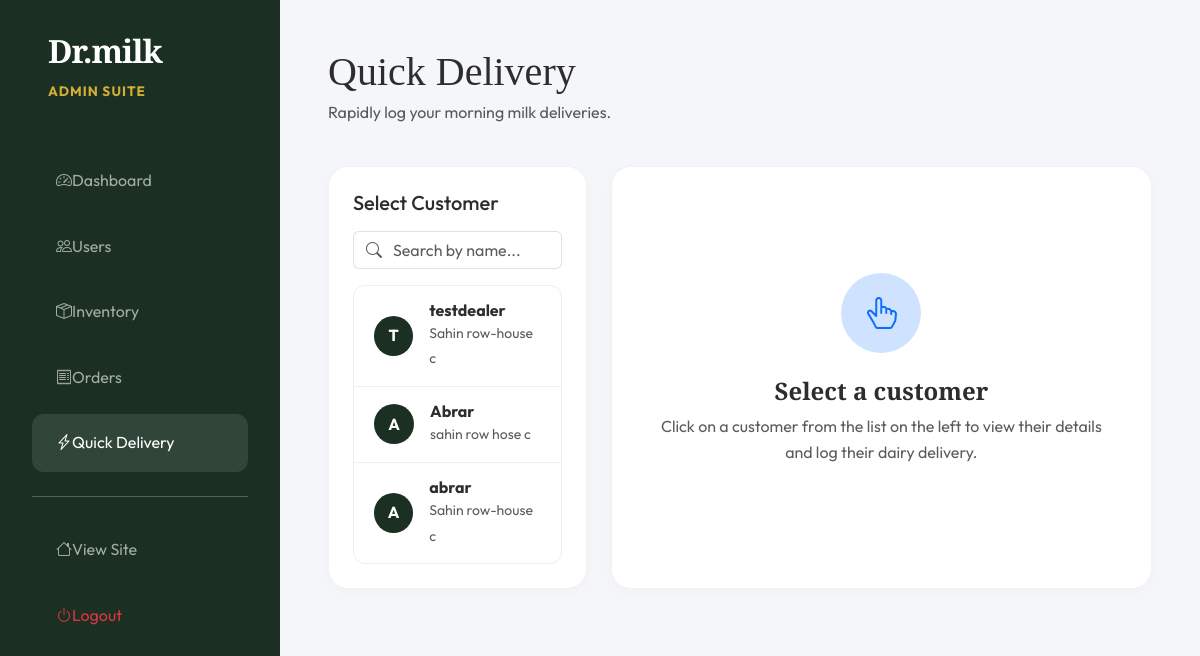
The page /admin/quick_delivery (signed in) on the database its author committed.
### models.py (models this page shows, shortened)
class User(UserMixin, db.Model):
    id = db.Column(db.Integer, primary_key=True)
    username = db.Column(db.String(80), unique=True, nullable=False, index=True)
    email = db.Column(db.String(120), unique=True, nullable=True)
    password_hash = db.Column(db.String(128))
    role = db.Column(db.String(20), default='customer') # 'admin' or 'customer'
    phone = db.Column(db.String(15))
    address = db.Column(db.Text)
    society = db.Column(db.String(100))
    block = db.Column(db.String(50))
    flat_number = db.Column(db.String(50))
    is_active = db.Column(db.Boolean, default=True)
    created_at = db.Column(db.DateTime, default=ist_now, index=True)

### routes/admin_routes.py (the view, shortened to what this page needs)
@admin_bp.route('/admin/quick_delivery', methods=['GET', 'POST'])
@login_required
@admin_required
def admin_quick_delivery():
    users = User.query.filter_by(role='customer', is_active=True).all()
    users_data = {}
    for u in users:
        users_data[u.id] = {
            'username': u.username,
            'name': u.username,
            'address': u.address or '-',
            'society': u.society or '-',
            'block': u.block or '-',
            'flat_number': u.flat_number or '-',
            'phone': u.phone or '-'
        }
    products = Product.query.all()
    products_data = {}
    for p in products:
        variants = []
        for v in p.variants:
            variants.append({'size': v.size, 'price': v.price})
        products_data[p.id] = {
            'name': p.name,
            'category': p.category,
            'variants': variants
        }
    return render_template('admin/quick_delivery.html', users=users, users_data=json.dumps(users_data), products=products, products_data=json.dumps(products_data))

### routes/admin_routes.py (called while the page is built)
def admin_required(f):
    @wraps(f)
    def decorated_function(*args, **kwargs):
        if not current_user.is_authenticated or current_user.role != 'admin':
            return redirect(url_for('admin.admin_login'))
        return f(*args, **kwargs)
    return decorated_function

### routes/user_routes.py (called while the page is built)
@login_manager.user_loader
def load_user(user_id):
    return User.query.get(int(user_id))

### templates/admin/quick_delivery.html (shortened to what this page needs)
<!DOCTYPE html>
<html lang="en">
<head>
    <link href="https://cdn.jsdelivr.net/npm/bootstrap@5.3.0/dist/css/bootstrap.min.css" rel="stylesheet">
    <link rel="stylesheet" href="https://cdn.jsdelivr.net/npm/bootstrap-icons@1.11.0/font/bootstrap-icons.css">
    <link rel="stylesheet" href="{{ url_for('static', filename='css/style.css') }}">
</head>
<body>
    <div class="admin-sidebar">
        <div class="mb-5 px-3">
            <h2 class="brand-logo text-white">Dr.milk</h2>
            <span class="product-category" style="color: var(--accent);">Admin Suite</span>
        </div>
        <nav>
            <a href="{{ url_for('admin.admin_dashboard') }}" class="side-link">
                <i class="bi bi-speedometer2"></i> Dashboard
            </a>
            <a href="{{ url_for('admin.admin_users') }}" class="side-link">
                <i class="bi bi-people"></i> Users
            </a>
            <a href="{{ url_for('admin.admin_products') }}" class="side-link">
                <i class="bi bi-box-seam"></i> Inventory
            </a>
            <a href="{{ url_for('admin.admin_orders') }}" class="side-link">
                <i class="bi bi-receipt"></i> Orders
            </a>
            <a href="{{ url_for('admin.admin_quick_delivery') }}" class="side-link active">
                <i class="bi bi-lightning-charge"></i> Quick Delivery
            </a>
            <hr class="opacity-10 my-4">
            <a href="/" class="side-link">
                <i class="bi bi-house"></i> View Site
            </a>
            <a href="{{ url_for('user.logout') }}" class="side-link text-danger">
                <i class="bi bi-power"></i> Logout
            </a>
        </nav>
    </div>
    <div class="admin-main">
        <div class="d-flex justify-content-between align-items-center mb-4">
            <div>
                <h1 class="display-6 mb-1">Quick Delivery</h1>
                <p class="text-muted">Rapidly log your morning milk deliveries.</p>
            </div>
        </div>
        <div class="row g-4">
            <div class="col-md-5 col-lg-4">
                <div class="glass-card p-4">
                    <h5 class="mb-3">Select Customer</h5>
                    <div class="input-group mb-3">
                        <span class="input-group-text bg-white border-end-0"><i class="bi bi-search text-muted"></i></span>
                        <input type="text" id="userQuery" class="form-control border-start-0 ps-0" placeholder="Search by name..." onkeyup="filterUsers()">
                    </div>
                    <div class="user-list-container" id="userList">
                        {% for user in users %}
                        <div class="user-item d-flex align-items-center gap-3" data-uid="{{ user.id }}" data-uname="{{ user.username|lower }}" onclick="selectUser({{ user.id }})">
                            <div class="user-avatar">
                                {{ user.username[0]|upper }}
                            </div>
                            <div>
                                <h6 class="mb-0 fw-bold">{{ user.username }}</h6>
                                {% if user.society or user.block %}
                                <small class="text-muted">{{ user.society }} {{ user.block }}</small>
                                {% else %}
                                <small class="text-muted">No address info</small>
                                {% endif %}
                            </div>
                        </div>
                        {% endfor %}
                    </div>
                </div>
            </div>
            <div class="col-md-7 col-lg-8" id="emptyPanel">
                <div class="glass-card p-5 text-center h-100 d-flex flex-column align-items-center justify-content-center">
                    <div class="bg-primary-subtle text-primary rounded-circle mb-4" style="width: 80px; height: 80px; display: flex; align-items: center; justify-content: center; font-size: 2rem;">
                        <i class="bi bi-hand-index-thumb"></i>
                    </div>
                    <h4>Select a customer</h4>
                    <p class="text-muted max-w-50 mx-auto">Click on a customer from the list on the left to view their details and log their dairy delivery.</p>
                </div>
            </div>
        </div>
    </div>
</body>
</html>

### static/css/style.css (style rules this page uses)
:root { --primary: #1B3022; --primary-light: #2C4A36; --accent: #D4AF37; --cream: #FDF5E6; --white: #FFFFFF; --text-main: #2D2D2D; --text-muted: #6B7280; --glass-bg: rgba(255, 255, 255, 0.7); --glass-border: rgba(255, 255, 255, 0.3); --border-radius-lg: 24px; --border-radius-sm: 12px; --shadow-soft: 0 10px 30px rgba(0, 0, 0, 0.05); --shadow-premium: 0 20px 50px rgba(27, 48, 34, 0.15); --transition-smooth: all 0.4s cubic-bezier(0.165, 0.84, 0.44, 1); }
* { margin: 0; padding: 0; box-sizing: border-box; }
body { font-family: 'Outfit', sans-serif; color: var(--text-main); background-color: var(--white); line-height: 1.6; overflow-x: hidden; }
h1, h2, h3, h4, .brand-logo { font-family: 'Playfair Display', serif; font-weight: 700; }
.brand-logo { font-size: 2rem; color: var(--primary); text-decoration: none; letter-spacing: -1px; }
.product-category { font-size: 0.85rem; color: var(--accent); text-transform: uppercase; font-weight: 700; margin-bottom: 0.5rem; letter-spacing: 1px; }

### templates/admin/quick_delivery.html (style rules this page uses)
:root { --sidebar-width: 280px; }
body { background-color: #f4f6f9; }
.admin-sidebar { width: var(--sidebar-width); height: 100vh; position: fixed; left: 0; top: 0; background: var(--primary); color: white; padding: 2rem; z-index: 1000; }
.admin-main { margin-left: var(--sidebar-width); padding: 3rem; height: 100vh; overflow-y: auto; }
.side-link { display: flex; align-items: center; padding: 1rem 1.5rem; color: rgba(255, 255, 255, 0.6); text-decoration: none; border-radius: 12px; margin-bottom: 0.5rem; }
.side-link:hover, .side-link.active { background: rgba(255, 255, 255, 0.1); color: white; }
.glass-card { background: white; border-radius: 20px; padding: 2rem; border: 1px solid rgba(0, 0, 0, 0.05); box-shadow: 0 4px 15px rgba(0,0,0,0.02); }
.user-list-container { max-height: 60vh; overflow-y: auto; border: 1px solid #eee; border-radius: 12px; background: #fff; }
.user-item { padding: 15px 20px; border-bottom: 1px solid #eee; cursor: pointer; transition: all 0.2s; }
.user-item:last-child { border-bottom: none; }
.user-avatar { width: 40px; height: 40px; background: var(--primary); color: white; border-radius: 50%; display: flex; align-items: center; justify-content: center; font-weight: bold; }

### rows shown on the page
User: username "T", username "testdealer", society "Sahin row-house", block "c"
User: username "A", username "Abrar", society "sahin row hose", block "c"
User: username "A", username "abrar", society "Sahin row-house", block "c"
